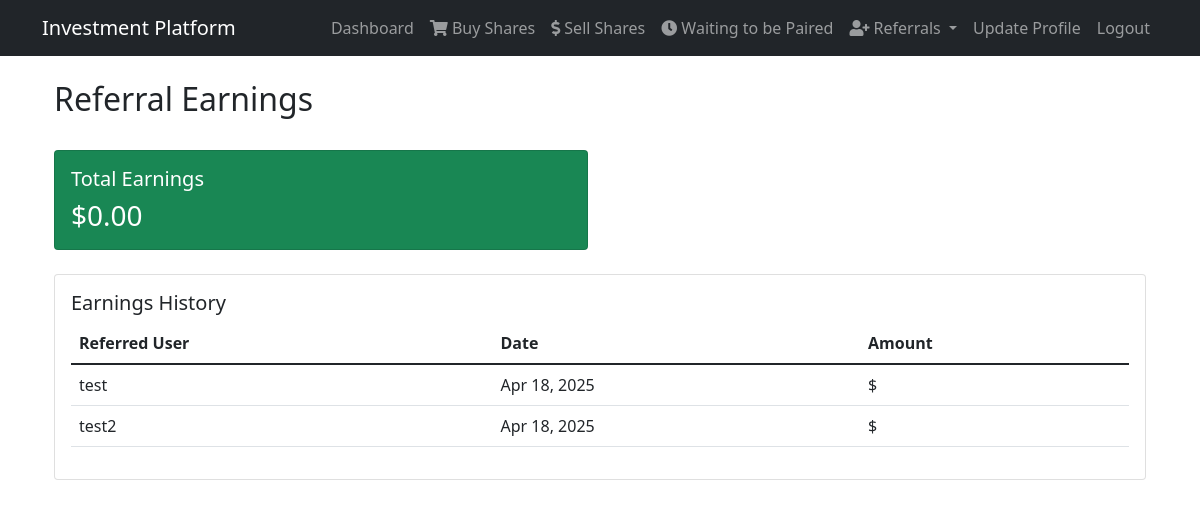
/api/referral-earnings/ (signed in), run on the app's committed database.
### api/models.py (models this page shows, shortened)
class Referral(models.Model):
    referrer = models.ForeignKey(User, on_delete=models.CASCADE, related_name='referrals_made')
    referred_user = models.ForeignKey(User, on_delete=models.CASCADE, related_name='referral_received')
    code = models.CharField(max_length=10, unique=True)
    created_at = models.DateTimeField(auto_now_add=True)
    total_investment_amount = models.DecimalField(max_digits=10, decimal_places=2, default=0)
    total_earnings = models.DecimalField(max_digits=10, decimal_places=2, default=0)
    is_active = models.BooleanField(default=True)

### api/views.py (the view)
# urls.py: path('referral-earnings/', views.referral_earnings, name='referral_earnings'),
@login_required
def referral_earnings(request):
    try:
        referrals = Referral.objects.filter(
            referrer=request.user,
            is_active=True
        ).select_related('referred_user')
        total_earnings = sum(referral.total_earnings for referral in referrals)
        context = {
            'referrals': referrals,
            'total_earnings': total_earnings,
            'total_referrals': referrals.count()
        }
        return render(request, 'referral_earnings.html', context)
    except Exception as e:
        messages.error(request, f"Error loading referral earnings: {str(e)}")
        return redirect('api:dashboard')

### frontend/templates/referral_earnings.html (shortened to what this page needs)
{% extends 'base.html' %}
{% block content %}
<div class="container">
    <div class="row mb-4">
        <div class="col-md-12">
            <h2>Referral Earnings</h2>
        </div>
    </div>
    <div class="row mb-4">
        <div class="col-md-6">
            <div class="card bg-success text-white">
                <div class="card-body">
                    <h5 class="card-title">Total Earnings</h5>
                    <h3 class="card-text">${{ total_earnings|floatformat:2 }}</h3>
                </div>
            </div>
        </div>
    </div>
    {% if referrals %}
    <div class="card">
        <div class="card-body">
            <h5 class="card-title">Earnings History</h5>
            <div class="table-responsive">
                <table class="table table-hover">
                    <thead>
                        <tr>
                            <th>Referred User</th>
                            <th>Date</th>
                            <th>Amount</th>
                        </tr>
                    </thead>
                    <tbody>
                        {% for referral in referrals %}
                        <tr>
                            <td>{{ referral.referred_user.username }}</td>
                            <td>{{ referral.created_at|date:"M d, Y" }}</td>
                            <td>${{ referral.earnings|floatformat:2 }}</td>
                        </tr>
                        {% endfor %}
                    </tbody>
                </table>
            </div>
        </div>
    </div>
    {% else %}
    <div class="alert alert-info">
        <p>No earnings from referrals yet. Share your referral link to start earning!</p>
    </div>
    {% endif %}
</div>
{% endblock %}

### data on the page
Referral: referred_user.username "test", created_at "Apr 18, 2025"
Referral: referred_user.username "test2", created_at "Apr 18, 2025"

### other printed values
{{ total_earnings|floatformat:2 }} "0.00"
